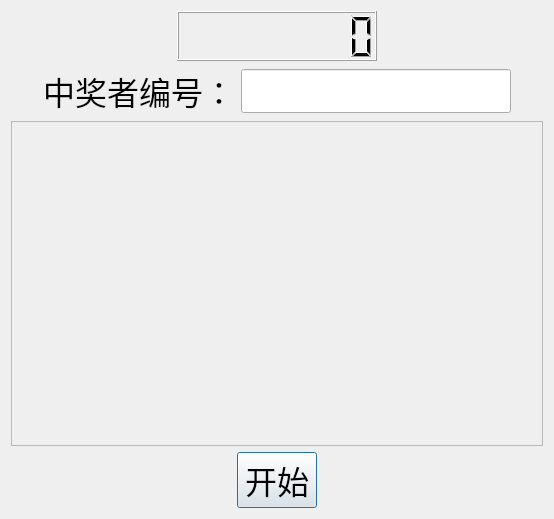
<?xml version="1.0" encoding="UTF-8"?>
<ui version="4.0">
 <class>EnireDialog</class>
 <widget class="QDialog" name="EnireDialog">
  <property name="geometry">
   <rect>
    <x>0</x>
    <y>0</y>
    <width>554</width>
    <height>519</height>
   </rect>
  </property>
  <property name="font">
   <font>
    <pointsize>24</pointsize>
   </font>
  </property>
  <property name="windowTitle">
   <string>创客学院摇奖机</string>
  </property>
  <layout class="QVBoxLayout" name="verticalLayout_2">
   <item>
    <layout class="QVBoxLayout" name="verticalLayout">
     <item>
      <layout class="QHBoxLayout" name="horizontalLayout_3">
       <item>
        <spacer name="horizontalSpacer_5">
         <property name="orientation">
          <enum>Qt::Horizontal</enum>
         </property>
         <property name="sizeHint" stdset="0">
          <size>
           <width>40</width>
           <height>20</height>
          </size>
         </property>
        </spacer>
       </item>
       <item>
        <widget class="QLCDNumber" name="lcdNumber">
         <property name="sizePolicy">
          <sizepolicy hsizetype="Maximum" vsizetype="Maximum">
           <horstretch>0</horstretch>
           <verstretch>0</verstretch>
          </sizepolicy>
         </property>
         <property name="minimumSize">
          <size>
           <width>200</width>
           <height>50</height>
          </size>
         </property>
         <property name="font">
          <font>
           <pointsize>48</pointsize>
          </font>
         </property>
         <property name="digitCount">
          <number>8</number>
         </property>
        </widget>
       </item>
       <item>
        <spacer name="horizontalSpacer_6">
         <property name="orientation">
          <enum>Qt::Horizontal</enum>
         </property>
         <property name="sizeHint" stdset="0">
          <size>
           <width>40</width>
           <height>20</height>
          </size>
         </property>
        </spacer>
       </item>
      </layout>
     </item>
     <item>
      <layout class="QHBoxLayout" name="horizontalLayout">
       <item>
        <spacer name="horizontalSpacer">
         <property name="orientation">
          <enum>Qt::Horizontal</enum>
         </property>
         <property name="sizeHint" stdset="0">
          <size>
           <width>40</width>
           <height>20</height>
          </size>
         </property>
        </spacer>
       </item>
       <item>
        <widget class="QLabel" name="label">
         <property name="text">
          <string>中奖者编号：</string>
         </property>
        </widget>
       </item>
       <item>
        <widget class="QLineEdit" name="numEdit"/>
       </item>
       <item>
        <spacer name="horizontalSpacer_2">
         <property name="orientation">
          <enum>Qt::Horizontal</enum>
         </property>
         <property name="sizeHint" stdset="0">
          <size>
           <width>40</width>
           <height>20</height>
          </size>
         </property>
        </spacer>
       </item>
      </layout>
     </item>
     <item>
      <widget class="QFrame" name="showPictureFrame">
       <property name="sizePolicy">
        <sizepolicy hsizetype="Preferred" vsizetype="Expanding">
         <horstretch>0</horstretch>
         <verstretch>0</verstretch>
        </sizepolicy>
       </property>
       <property name="frameShape">
        <enum>QFrame::StyledPanel</enum>
       </property>
       <property name="frameShadow">
        <enum>QFrame::Raised</enum>
       </property>
      </widget>
     </item>
     <item>
      <layout class="QHBoxLayout" name="horizontalLayout_2">
       <item>
        <spacer name="horizontalSpacer_3">
         <property name="orientation">
          <enum>Qt::Horizontal</enum>
         </property>
         <property name="sizeHint" stdset="0">
          <size>
           <width>40</width>
           <height>20</height>
          </size>
         </property>
        </spacer>
       </item>
       <item>
        <widget class="QPushButton" name="StartStopButton">
         <property name="text">
          <string>开始</string>
         </property>
        </widget>
       </item>
       <item>
        <spacer name="horizontalSpacer_4">
         <property name="orientation">
          <enum>Qt::Horizontal</enum>
         </property>
         <property name="sizeHint" stdset="0">
          <size>
           <width>40</width>
           <height>20</height>
          </size>
         </property>
        </spacer>
       </item>
      </layout>
     </item>
    </layout>
   </item>
  </layout>
 </widget>
 <layoutdefault spacing="6" margin="11"/>
 <tabstops>
  <tabstop>numEdit</tabstop>
 </tabstops>
 <resources/>
 <connections/>
</ui>
